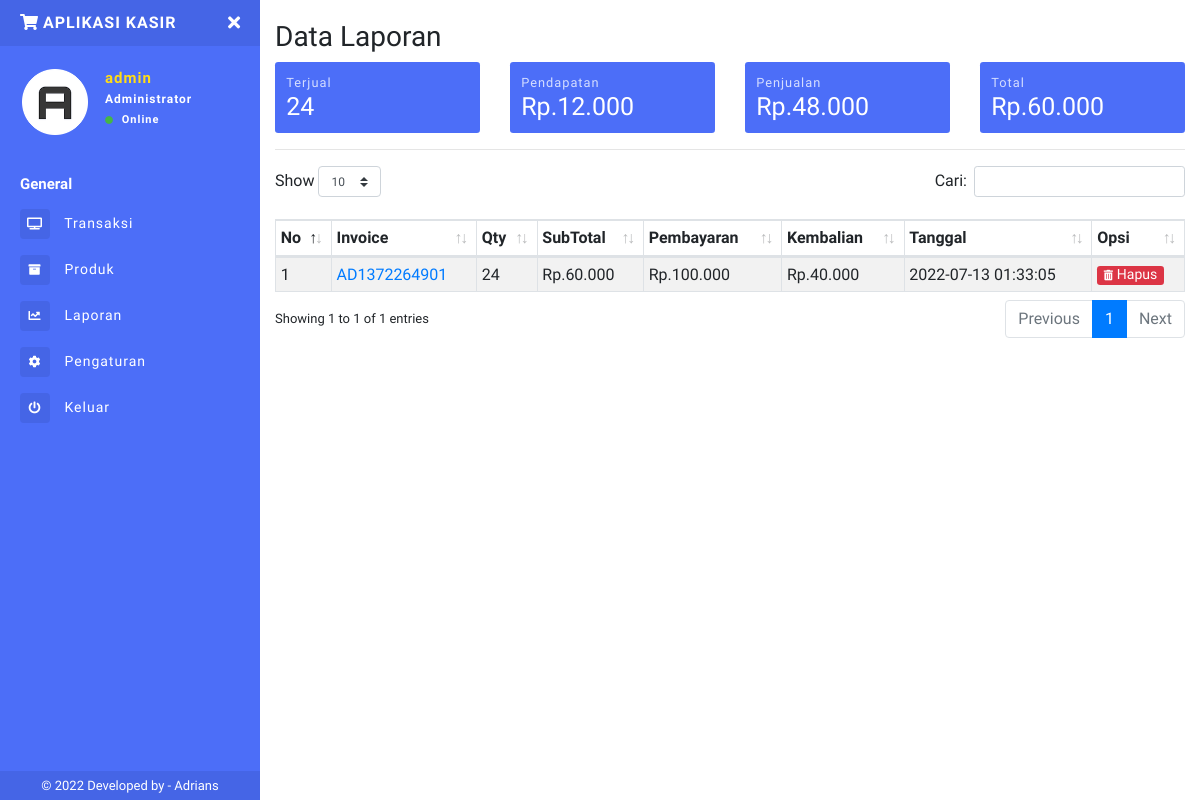
The app's page /laporan.php (signed in) with its own data.
### tables this page shows
CREATE TABLE `inv` (
  `invid` int(11) NOT NULL,
  `invoice` varchar(100) NOT NULL,
  `tgl_inv` timestamp NOT NULL DEFAULT current_timestamp() ON UPDATE current_timestamp(),
  `pembayaran` int(11) NOT NULL,
  `kembalian` int(11) NOT NULL,
  `status` varchar(10) NOT NULL
);

### laporan.php (the view, shortened to what this page needs)
<?php include 'sidebar.php'; ?>
<?php
$i1 = mysqli_fetch_assoc(mysqli_query($conn,"SELECT SUM(qty) as totqty FROM laporan"));
$i2 = mysqli_fetch_assoc(mysqli_query($conn,"SELECT SUM(qty*harga_modal) as totdpt FROM laporan"));
$i3 = mysqli_fetch_assoc(mysqli_query($conn,"SELECT SUM(subtotal-qty*harga_modal) as totdpt1 FROM laporan"));
$i4 = mysqli_fetch_assoc(mysqli_query($conn,"SELECT SUM(subtotal) as isub FROM laporan"));
?>
    <h1 class="h3 mb-2">Data Laporan</h1>
        <div class="row">
            <div class="col-6 col-sm-6 col-md-3 col-lg-3 m-pr-1 m-mb-1">
                <div class="box-laporan">
                    <p class="small mb-0">Terjual</p>
                    <h5 class="mb-0"><?php echo ribuan($i1['totqty']); ?></h5>
                </div>
            </div>
            <div class="col-6 col-sm-6 col-md-3 col-lg-3 m-pl-1 m-mb-1">
                <div class="box-laporan">
                    <p class="small mb-0">Pendapatan</p>
                    <h5 class="mb-0">Rp.<?php echo ribuan($i3['totdpt1']); ?></h5>
                </div>
            </div>
            <div class="col-6 col-sm-6 col-md-3 col-lg-3 m-pr-1">
                <div class="box-laporan">
                    <p class="small mb-0">Penjualan</p>
                    <h5 class="mb-0">Rp.<?php echo ribuan($i2['totdpt']); ?></h5>
                </div>
            </div>
            <div class="col-6 col-sm-6 col-md-3 col-lg-3 m-pl-1">
                <div class="box-laporan">
                    <p class="small mb-0">Total</p>
                    <h5 class="mb-0">Rp.<?php echo ribuan($i4['isub']); ?></h5>
                </div>
            </div>
        </div>
<hr>
<table class="table table-striped table-sm table-bordered dt-responsive nowrap" id="table" width="100%">
<thead>
  <tr>
    <th>No</th>
    <th>Invoice</th>
    <th>Qty</th>
    <th>SubTotal</th>
    <th>Pembayaran</th>
    <th>Kembalian</th>
    <th>Tanggal</th>
    <th>Opsi</th>
  </tr>
</thead>
<tbody>
<?php
    $no = 1;
    $data_laporan = mysqli_query($conn,"SELECT * FROM inv WHERE status='selesai' ORDER BY invid ASC");
    while($d = mysqli_fetch_array($data_laporan)){
      $oninv = $d['invoice'];
        ?>
  <tr>
    <td><?php echo $no++; ?></td>
    <td><a href="invoice.php?detail=<?php echo $oninv ?>"><?php echo $d['invoice']; ?></a></td>
    <td><?php
  $result1 = mysqli_query($conn,"SELECT SUM(qty) AS count FROM laporan WHERE invoice='$oninv'");
  $cekrow = mysqli_num_rows($result1);
  $row1 = mysqli_fetch_assoc($result1);
  $count = $row1['count'];
  if($cekrow > 0){
      echo ribuan($count);
      } else {
          echo '0';
      }?></td>
    <td>Rp.<?php
  $result2 = mysqli_query($conn,"SELECT SUM(subtotal) AS count1 FROM laporan WHERE invoice='$oninv'");
  $cekrow1 = mysqli_num_rows($result2);
  $row2 = mysqli_fetch_assoc($result2);
  $count1 = $row2['count1'];
  if($cekrow1 > 0){
      echo ribuan($count1);
      } else {
          echo '0';
      }?></td>
    <td>Rp.<?php echo ribuan($d['pembayaran']); ?></td>
    <td>Rp.<?php echo ribuan($d['kembalian']); ?></td>
    <td><?php echo $d['tgl_inv']; ?></td>
    <td>
      <form method="post">
        <button type="submit" name="Remove" class="btn btn-danger btn-xs">
          <i class="fas fa-trash-alt fa-xs mr-1"></i>Hapus</button>
      </form>
    </td>
  </tr>
  <?php } ?>
</tbody>
</table>
<?php include 'footer.php'; ?>

### sidebar.php (shortened to what this page needs)
<?php
include "config.php";
  function ribuan ($nilai){
    return number_format ($nilai, 0, ',', '.');
}
$uid = $_SESSION['userid'];
$DataLogin = mysqli_fetch_array(mysqli_query($conn,"SELECT * FROM login WHERE userid='$uid'"));
$username = $DataLogin['username'];
$toko = $DataLogin['toko'];
$logo = $DataLogin['logo'];
?>
<!DOCTYPE html>
<html>
<head>
    <link rel="stylesheet" href="https://maxcdn.bootstrapcdn.com/bootstrap/4.0.0/css/bootstrap.min.css">
    <link href="assets/css/style.css" rel="stylesheet">
    <link href="https://use.fontawesome.com/releases/v5.0.6/css/all.css" rel="stylesheet">
    <link href="assets/vendor/datatables/dataTables.bootstrap4.min.css" rel="stylesheet">
  <link href="assets/vendor/datatables/responsive.bootstrap4.min.css" rel="stylesheet">
</head>
<body>
<div class="page-wrapper chiller-theme toggled">
  <nav id="sidebar" class="sidebar-wrapper">
    <div class="sidebar-content">
      <div class="sidebar-brand">
        <a href="./"><i class="fas fa-shopping-cart mr-1"></i><?php echo $toko ?></a>
        <div id="close-sidebar">
          <i class="fas fa-times"></i>
        </div>
      </div>
      <div class="sidebar-header">
        <div class="user-pic" style="height:70px;width:70px;">
          <img class="img-responsive img-rounded" src="assets/images/<?php echo $logo ?>"
            alt="User picture">
        </div>
        <div class="user-info">
          <span class="user-name"><?php echo $username ?>
          </span>
          <span class="user-role">Administrator</span>
          <span class="user-status">
            <i class="fa fa-circle"></i>
            <span>Online</span>
          </span>
        </div>
      </div>
      <div class="sidebar-menu">
        <ul>
          <li class="header-menu">
            <span>General</span>
          </li>
          <li>
            <a href="index.php">
              <i class="fas fa-tv"></i>
              <span>Transaksi</span>
            </a>
          </li>
          <li>
            <a href="produk.php">
            <i class="fas fa-archive"></i>
              <span>Produk</span>
            </a>
          </li>
          <li>
            <a href="laporan.php">
              <i class="fa fa-chart-line"></i>
              <span>Laporan</span>
            </a>
          </li>
          <li>
            <a href="pengaturan.php">
              <i class="fa fa-cog"></i>
              <span>Pengaturan</span>
            </a>
          </li>
          <li>
            <a href="#Exit" data-toggle="modal">
              <i class="fa fa-power-off"></i>
              <span>Keluar</span>
            </a>
          </li>
        </ul>
      </div>
    </div>
    <div class="sidebar-footer">
    © 2022 Developed by - Adrians
    </div>
  </nav>
  <main class="page-content">
    <div class="container-fluid">
    <div class="d-block d-sm-block d-md-none d-lg-none py-2"></div>

### records on screen
inv: invoice "AD1372264901", count "24", count1 "60.000", pembayaran "100.000", kembalian "40.000", tgl_inv "2022-07-13 01:33:05"

### other values on screen
$toko "APLIKASI KASIR"
$username "admin"
ribuan($i1['totqty']) "24"
ribuan($i3['totdpt1']) "12.000"
ribuan($i2['totdpt']) "48.000"
ribuan($i4['isub']) "60.000"
